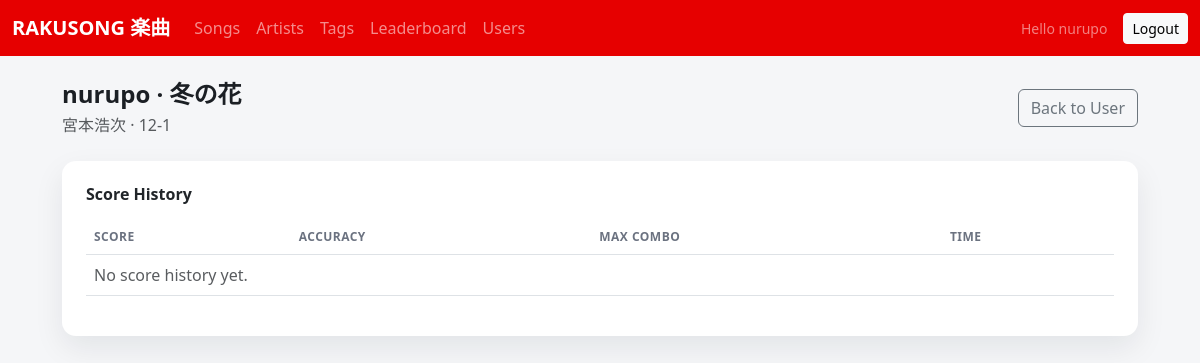
Page /ui/users/1/songs/13/ (signed in) on the earlier database version.
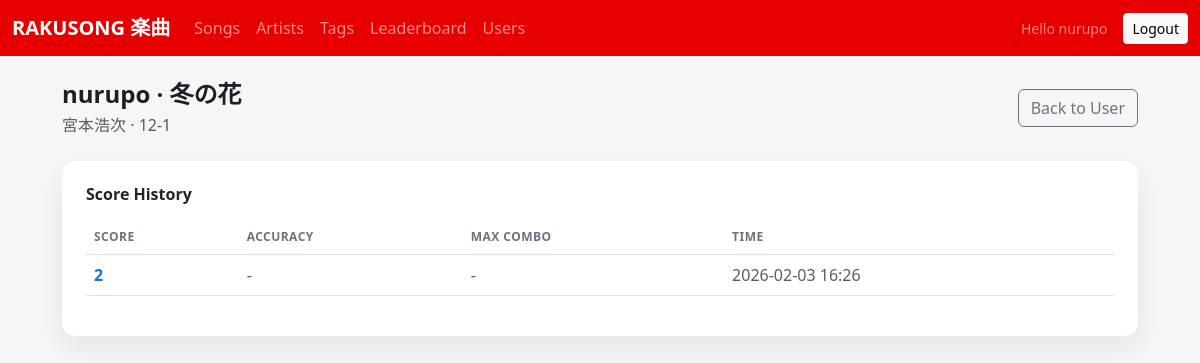
Same page on the later database version.
### users/models.py (models this page shows)
class ScoreHistory(models.Model):
    user = models.ForeignKey(settings.AUTH_USER_MODEL, on_delete=models.CASCADE, related_name='score_history')
    song = models.ForeignKey(Song, on_delete=models.CASCADE, related_name='score_history')
    score = models.PositiveIntegerField(null=True, blank=True)
    accuracy = models.DecimalField(max_digits=5, decimal_places=2, null=True, blank=True)
    max_combo = models.PositiveIntegerField(null=True, blank=True)
    f0_curve = models.JSONField(null=True, blank=True)
    technique_counts = models.JSONField(null=True, blank=True)
    created_at = models.DateTimeField(auto_now_add=True)
    class Meta:
        indexes = [
            models.Index(fields=['user', '-created_at']),
            models.Index(fields=['song', '-created_at']),
        ]

### users/views_ui.py (the view)
@login_required
def user_song_detail(request, pk, song_id):
    User = get_user_model()
    user = get_object_or_404(User, pk=pk)
    song = get_object_or_404(Song, pk=song_id)
    histories = (
        ScoreHistory.objects
        .filter(user=user, song=song)
        .order_by('-created_at')
    )
    return render(
        request,
        'users/user_song_detail.html',
        {
            'user_obj': user,
            'song': song,
            'histories': histories,
        },
    )

### templates/users/user_song_detail.html (shortened to what this page needs)
{% extends 'base.html' %}
{% block content %}
<div class="d-flex flex-wrap justify-content-between align-items-center mb-4">
  <div>
    <h1 class="h4 fw-bold mb-1">{{ user_obj.username }} · {{ song.title }}</h1>
    <div class="text-muted">{{ song.artist|default:'Unknown Artist' }} · {{ song.code }}</div>
  </div>
  <div class="d-flex gap-2">
    <a class="btn btn-outline-secondary" href="{% url 'ui_user_detail' user_obj.id %}">Back to User</a>
  </div>
</div>
<div class="card p-4">
  <h2 class="h6 fw-semibold mb-3">Score History</h2>
  <div class="table-responsive">
    <table class="table align-middle">
      <thead>
        <tr>
          <th>Score</th>
          <th>Accuracy</th>
          <th>Max Combo</th>
          <th>Time</th>
        </tr>
      </thead>
      <tbody>
        {% for history in histories %}
        <tr>
          <td>
            <a class="fw-semibold text-decoration-none" href="{% url 'ui_user_score_detail' user_obj.id song.id history.id %}">{{ history.score|default:'-' }}</a>
          </td>
          <td class="text-muted">{% if history.accuracy %}{{ history.accuracy }}{% else %}-{% endif %}</td>
          <td class="text-muted">{% if history.max_combo %}{{ history.max_combo }}{% else %}-{% endif %}</td>
          <td class="text-muted">{{ history.created_at|date:"Y-m-d H:i" }}</td>
        </tr>
        {% empty %}
        <tr>
          <td colspan="4" class="text-muted">No score history yet.</td>
        </tr>
        {% endfor %}
      </tbody>
    </table>
  </div>
</div>
{% endblock %}

Differences in the rows shown:
added ScoreHistory: score "2", created_at "2026-02-03 16:26"
Other differences:
text no longer shown: "No score history yet."
